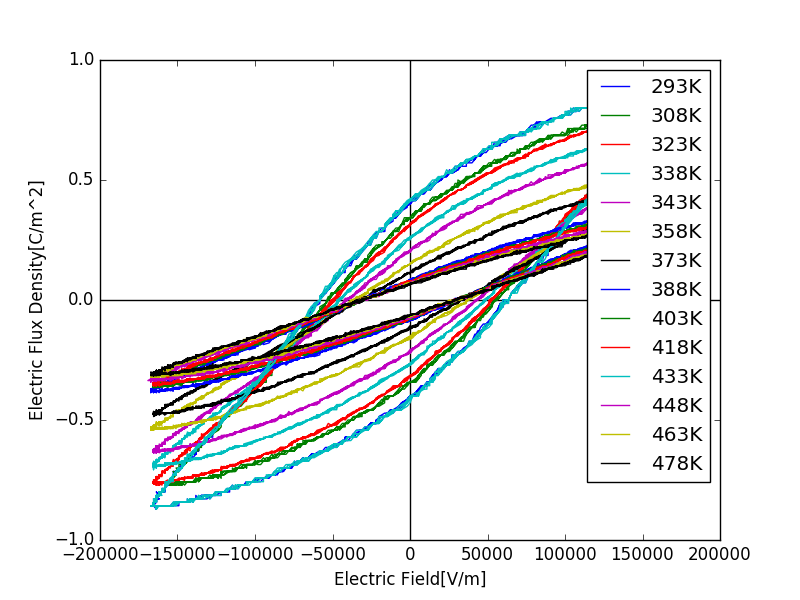

Python code for this plot:
import matplotlib.pyplot as plt

DATAFILE1 = './TEK0053.CSV'
DATAFILE2 = './TEK0054.CSV'
DATAFILE3 = './TEK0055.CSV'
DATAFILE4 = './TEK0056.CSV'
DATAFILE5 = './TEK0111.CSV'
DATAFILE6 = './TEK0112.CSV'
DATAFILE7 = './TEK0113.CSV'
DATAFILE8 = './TEK0114.CSV'
DATAFILE9 = './TEK0167.CSV'
DATAFILE10 = './TEK0168.CSV'
DATAFILE11 = './TEK0169.CSV'
DATAFILE12 = './TEK0170.CSV'
DATAFILE13 = './TEK0223.CSV'
DATAFILE14 = './TEK0224.CSV'
DATAFILE15 = './TEK0225.CSV'
DATAFILE16 = './TEK0226.CSV'
DATAFILE17 = './TEK0227.CSV'
DATAFILE18 = './TEK0228.CSV'
DATAFILE19 = './TEK0229.CSV'
DATAFILE20 = './TEK0230.CSV'
DATAFILE21 = './TEK0231.CSV'
DATAFILE22 = './TEK0232.CSV'
DATAFILE23 = './TEK0233.CSV'
DATAFILE24 = './TEK0234.CSV'
DATAFILE25 = './TEK0235.CSV'
DATAFILE26 = './TEK0236.CSV'
DATAFILE27 = './TEK0237.CSV'
DATAFILE28 = './TEK0238.CSV'

x1 = list()
y1 = list()
x2 = list()
y2 = list()
x3 = list()
y3 = list()
x4 = list()
y4 = list()
x5 = list()
y5 = list()
x6 = list()
y6 = list()
x7 = list()
y7 = list()
x8 = list()
y8 = list()
x9 = list()
y9 = list()
x10 = list()
y10 = list()
x11 = list()
y11 = list()
x12 = list()
y12 = list()
x13 = list()
y13 = list()
x14 = list()
y14 = list()

with open(DATAFILE1, 'r') as f1:
    for line in f1:
        data = line.split(',')
        print(data[4])
        x1.append(float(data[4]) / (110 * 10**-6))

with open(DATAFILE2, 'r') as f2:
    for line in f2:
        data = line.split(',')
        y1.append(float(data[4]) * 0.1 / 2.8)

with open(DATAFILE3, 'r') as f1:
    for line in f1:
        data = line.split(',')
        print(data[4])
        x2.append(float(data[4]) / (110 * 10**-6))

with open(DATAFILE4, 'r') as f2:
    for line in f2:
        data = line.split(',')
        y2.append(float(data[4]) * 0.1 / 2.8)

with open(DATAFILE5, 'r') as f1:
    for line in f1:
        data = line.split(',')
        print(data[4])
        x3.append(float(data[4]) / (110 * 10**-6))

with open(DATAFILE6, 'r') as f2:
    for line in f2:
        data = line.split(',')
        y3.append(float(data[4]) * 0.1 / 2.8)

with open(DATAFILE7, 'r') as f1:
    for line in f1:
        data = line.split(',')
        print(data[4])
        x4.append(float(data[4]) / (110 * 10**-6))

with open(DATAFILE8, 'r') as f2:
    for line in f2:
        data = line.split(',')
        y4.append(float(data[4]) * 0.1 / 2.8)

with open(DATAFILE9, 'r') as f1:
    for line in f1:
        data = line.split(',')
        print(data[4])
        x5.append(float(data[4]) / (110 * 10**-6))

with open(DATAFILE10, 'r') as f2:
    for line in f2:
        data = line.split(',')
        y5.append(float(data[4]) * 0.1 / 2.8)

with open(DATAFILE11, 'r') as f1:
    for line in f1:
        data = line.split(',')
        print(data[4])
        x6.append(float(data[4]) / (110 * 10**-6))

with open(DATAFILE12, 'r') as f2:
    for line in f2:
        data = line.split(',')
        y6.append(float(data[4]) * 0.1 / 2.8)

with open(DATAFILE13, 'r') as f1:
    for line in f1:
        data = line.split(',')
        print(data[4])
        x7.append(float(data[4]) / (110 * 10**-6))

with open(DATAFILE14, 'r') as f2:
    for line in f2:
        data = line.split(',')
        y7.append(float(data[4]) * 0.1 / 2.8)

with open(DATAFILE15, 'r') as f1:
    for line in f1:
        data = line.split(',')
        print(data[4])
        x8.append(float(data[4]) / (110 * 10**-6))

with open(DATAFILE16, 'r') as f2:
    for line in f2:
        data = line.split(',')
        y8.append(float(data[4]) * 0.1 / 2.8)

with open(DATAFILE17, 'r') as f1:
    for line in f1:
        data = line.split(',')
        print(data[4])
        x9.append(float(data[4]) / (110 * 10**-6))

with open(DATAFILE18, 'r') as f2:
    for line in f2:
        data = line.split(',')
        y9.append(float(data[4]) * 0.1 / 2.8)

with open(DATAFILE19, 'r') as f1:
    for line in f1:
        data = line.split(',')
        print(data[4])
        x10.append(float(data[4]) / (110 * 10**-6))

with open(DATAFILE20, 'r') as f2:
    for line in f2:
        data = line.split(',')
        y10.append(float(data[4]) * 0.1 / 2.8)

with open(DATAFILE21, 'r') as f1:
    for line in f1:
        data = line.split(',')
        print(data[4])
        x11.append(float(data[4]) / (110 * 10**-6))

with open(DATAFILE22, 'r') as f2:
    for line in f2:
        data = line.split(',')
        y11.append(float(data[4]) * 0.1 / 2.8)

with open(DATAFILE23, 'r') as f1:
    for line in f1:
        data = line.split(',')
        print(data[4])
        x12.append(float(data[4]) / (110 * 10**-6))

with open(DATAFILE24, 'r') as f2:
    for line in f2:
        data = line.split(',')
        y12.append(float(data[4]) * 0.1 / 2.8)

with open(DATAFILE25, 'r') as f1:
    for line in f1:
        data = line.split(',')
        print(data[4])
        x13.append(float(data[4]) / (110 * 10**-6))

with open(DATAFILE26, 'r') as f2:
    for line in f2:
        data = line.split(',')
        y13.append(float(data[4]) * 0.1 / 2.8)

with open(DATAFILE27, 'r') as f1:
    for line in f1:
        data = line.split(',')
        print(data[4])
        x14.append(float(data[4]) / (110 * 10**-6))

with open(DATAFILE28, 'r') as f2:
    for line in f2:
        data = line.split(',')
        y14.append(float(data[4]) * 0.1 / 2.8)


plt.axvline(x=0, color='black')
plt.axhline(y=0, color='black')
plt.plot(x1, y1, label='293K')
plt.plot(x2, y2, label='308K')
plt.plot(x3, y3, label='323K')
plt.plot(x4, y4, label='338K')
plt.plot(x5, y5, label='343K')
plt.plot(x6, y6, label='358K')
plt.plot(x7, y7, label='373K')
plt.plot(x8, y8, label='388K')
plt.plot(x9, y9, label='403K')
plt.plot(x10, y10, label='418K')
plt.plot(x11, y1, label='433K')
plt.plot(x12, y12, label='448K')
plt.plot(x13, y13, label='463K')
plt.plot(x14, y14, label='478K')
plt.xlabel('Electric Field[V/m]')
plt.ylabel('Electric Flux Density[C/m^2]')
plt.legend()
plt.savefig('130v.png')
plt.show()
